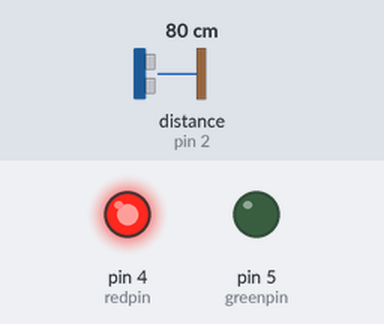
A sketch run on a simulated Arduino Uno, built with avr-gcc and run on an emulated ATmega328P. On the bench: output pins drawn as LEDs (lit = HIGH). Wiring (inferred from the names in the program): ultrasonic range finder: trigger pin 3; echo pin 2. The test bench sets the inputs (shaded band); at power-on: distance to the obstacle (sensor on pin 2) 80 cm. The echo pulse lasts 58.3 µs per cm; pins used as bus, display or sensor lines are not drawn.

Above: at 1.2 s.
1.3 s: distance to the obstacle (sensor on pin 2) set to 12 cm
2.8 s: distance to the obstacle (sensor on pin 2) set to 9 cm
At 4.0 s:
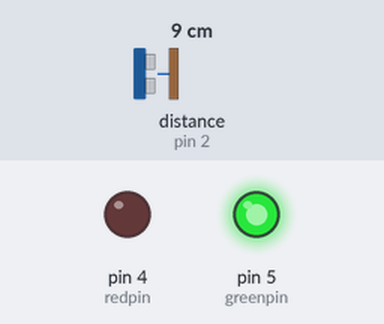
4.3 s: distance to the obstacle (sensor on pin 2) set to 18 cm
At 5.1 s:
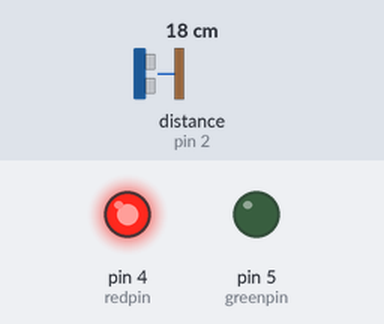
5.8 s: distance to the obstacle (sensor on pin 2) set to 2 cm
At 6.3 s:
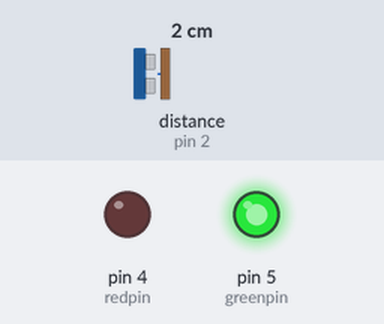
Timing chart, 0 to 8.3 s (numbered marks = the images above; inputs shaded):
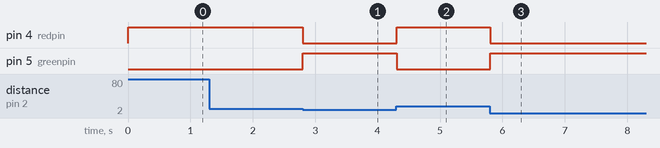

Measured:
- the behaviour switches between 11 and 10 cm on distance to the obstacle (sensor on pin 2) (found by bisection; images 0 and 1)
- after the input at 1.3 s, every drawn part: stays the same
- after the input at 2.8 s, pin 4 (redpin): HIGH → LOW at once; pin 5 (greenpin): LOW → HIGH at once
- after the input at 4.3 s, pin 4 (redpin): LOW → HIGH at once; pin 5 (greenpin): HIGH → LOW at once
- after the input at 5.8 s, pin 4 (redpin): HIGH → LOW at once; pin 5 (greenpin): LOW → HIGH at once

The sketch:

stepperEFCv2.ino
```cpp
#include <Stepper.h>

#define echoPin 2 // attach pin D2 Arduino to pin Echo of HC-SR04
#define trigPin 3 //attach pin D3 Arduino to pin Trig of HC-SR04

int redpin = 4;
int greenpin = 5;

// Defines the number of steps per rotation
const int stepsPerRevolution = 2038;

// defines variables
long duration; // variable for the duration of sound wave travel
int distance; // variable for the distance measurement

// Creates an instance of stepper class
// Pins entered in sequence IN1-IN3-IN2-IN4 for proper step sequence
Stepper myStepper = Stepper(stepsPerRevolution, 8, 10, 9, 11);

void setup() {
	pinMode(greenpin, OUTPUT);
  pinMode(redpin, OUTPUT);
  pinMode(trigPin, OUTPUT); // Sets the trigPin as an OUTPUT
  pinMode(echoPin, INPUT); // Sets the echoPin as an INPUT
}

void loop() {
  // Clears the trigPin condition
  digitalWrite(trigPin, LOW);
  delayMicroseconds(2);
  // Sets the trigPin HIGH (ACTIVE) for 10 microseconds
  digitalWrite(trigPin, HIGH);
  delayMicroseconds(10);
  digitalWrite(trigPin, LOW);
  // Reads the echoPin, returns the sound wave travel time in microseconds
  duration = pulseIn(echoPin, HIGH);
  // Calculating the distance
  distance = duration * 0.034 / 2; // Speed of sound wave divided by 2 (go and back)

	myStepper.setSpeed(10);

  if(distance < 10){
    digitalWrite(greenpin, HIGH);
    digitalWrite(redpin, LOW);
    //myStepper.step(stepsPerRevolution);
  }else{
    digitalWrite(greenpin, LOW);
    digitalWrite(redpin, HIGH);
    //myStepper.step(-stepsPerRevolution);
  }
}
```
